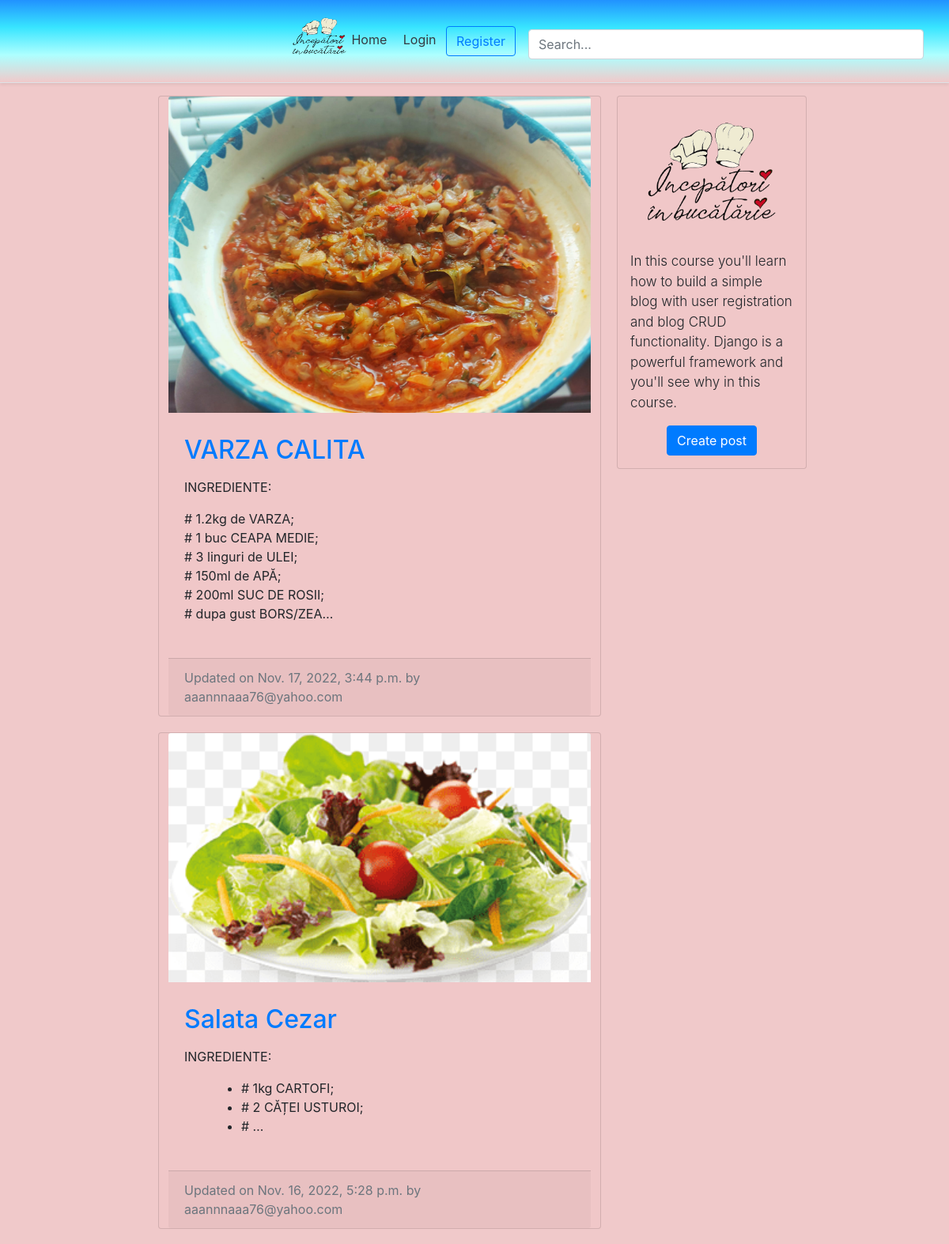
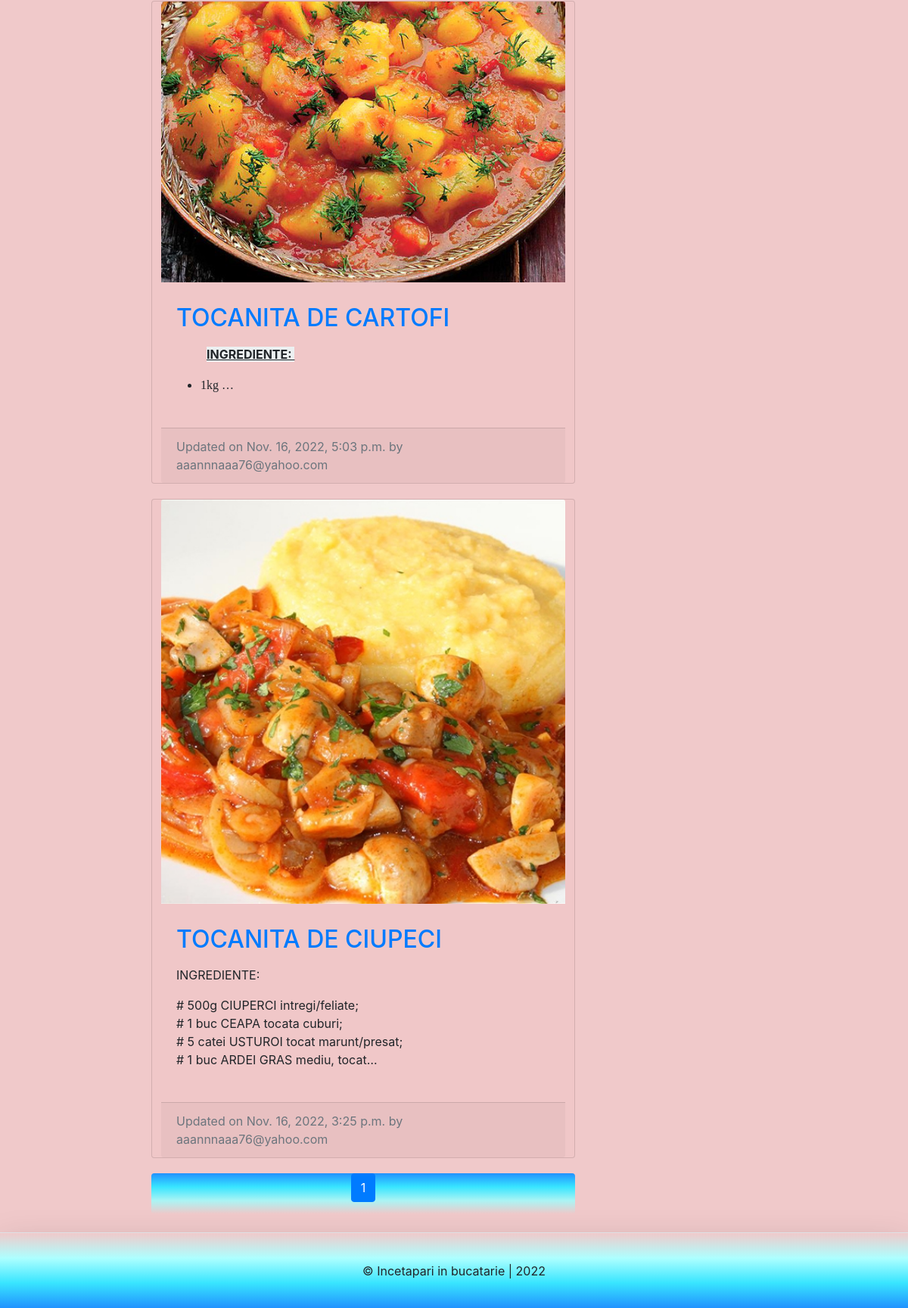
The page / on the database its author committed (2 pictures, top to bottom).
### blog/models.py (models this page shows, shortened)
class BlogPost(models.Model):
	title 					= models.CharField(max_length=50, null=False, blank=False, unique=True)
	body 					= RichTextField(blank=True, null=True)
	image		 			= models.ImageField(upload_to=upload_location, null=True, blank=True)
	date_published 			= models.DateTimeField(auto_now_add=True, verbose_name="date published")
	date_updated 			= models.DateTimeField(auto_now=True, verbose_name="date updated")
	author 					= models.ForeignKey(settings.AUTH_USER_MODEL, on_delete=models.CASCADE)
	slug 					= models.SlugField(blank=True, unique=True)

### account/models.py (models this page shows, shortened)
class Account(AbstractBaseUser):
    email                   = models.EmailField(verbose_name="email", max_length=60, unique=True)
    username                = models.CharField(max_length=30, unique=True)
    date_joined             = models.DateTimeField(verbose_name='date joined', auto_now_add=True)
    last_login              = models.DateTimeField(verbose_name='last login', auto_now=True)
    is_admin                = models.BooleanField(default=False)
    is_active               = models.BooleanField(default=True)
    is_staff                = models.BooleanField(default=False)
    is_superuser            = models.BooleanField(default=False)
    USERNAME_FIELD = 'email'
    REQUIRED_FIELDS = ['username']
    objects = MyAccountManager()
    def __str__(self):
        return self.email

### personal/views.py (the view)
# urls.py: path('', home_screen_view, name="home"),
def home_screen_view(request):
    context = {}
    query = ""
    if request.GET:
        query = request.GET.get('q', '')
        context['query'] = str(query)
    blog_posts = sorted(get_blog_queryset(query), key=attrgetter('date_updated'), reverse=True)
    context['blog_posts'] = blog_posts
    page = request.GET.get('page', 1)
    blog_posts_paginator = Paginator(blog_posts, BLOG_POSTS_PER_PAGE)
    try:
        blog_posts = blog_posts_paginator.page(page)
    except PageNotAnInteger:
        blog_posts = blog_posts_paginator.page(BLOG_POSTS_PER_PAGE)
    except EmptyPage:
        blog_posts = blog_posts_paginator.page(blog_posts_paginator.num_page)
    context['blog_posts'] = blog_posts
    return render(request, "personal/home.html", context)

### blog/views.py (called while the page is built)
def get_blog_queryset(query=None):
	queryset = []
	queries = query.split(" ")
	for q in queries:
		posts = BlogPost.objects.filter(
			Q(title__icontains=q)|
			Q(body__icontains=q)
			).distinct()
		for post in posts:
			queryset.append(post)
	return list(set(queryset))

### personal/templates/personal/home.html (shortened to what this page needs)
{% extends 'base.html' %}
{% load static %}
{% block content %}
<div class="container">
	<div class="row">
		<div class="left-column col-lg-7 offset-lg-1">
			{% if blog_posts %}
				{% for post in blog_posts %}
					<div class="blog-post-container">
						{% include 'blog/snippets/blog_post_snippet.html' with blog_post=post %}
					</div>
				{% endfor %}
			{% else %}
				<div class="blog-post-container">
					{% include 'blog/snippets/blog_post_snippet.html' with query=query %}
				</div>
			{% endif %}
			{% include 'blog/snippets/blog_post_pagination.html' with blog_post=blog_post %}
		</div>
		<div class="right-column col-lg-3 d-lg-flex d-none flex-column">
			<div class="card create-post-bar d-flex flex-column p-3">
				<img class="img-fluid d-block m-auto pb-2" src="{% static 'logo.png' %}" width="172" height="172">
				<p class="lead">In this course you'll learn how to build a simple blog with user registration and blog CRUD functionality. Django is a powerful
  					framework and you'll see why in this course.</p>
				<p class="m-auto"><a class="btn btn-primary" href="{% url 'blog:create' %}">Create post</a></p>
			</div>
		</div>
	</div>
</div>
{% endblock content %}

### blog/templates/blog/snippets/blog_post_snippet.html (shortened to what this page needs)
{% if blog_post %}
<div class="container">
	<div class="row">
		<div class="card m-auto">
			<a href="{% url 'blog:detail' post.slug %}">
				<img class="card-img-top" src="{{blog_post.image.url}}">
			</a>
			<div class="card-body mt-2 mb-2">
				<a href="{% url 'blog:detail' post.slug %}">
					<h2 class="card-title">{{blog_post.title}}</h2>
				</a>
				<p class="card-text">{{blog_post.body|safe|truncatechars:180}}</p>
			</div>
			<div class="card-footer text-muted">
			  Updated on {{blog_post.date_updated}} by {{blog_post.author}}
			</div>
		</div>
	</div>
</div>
{% endif %}

### templates/snippets/header.html (style rules this page uses)
.d-flex { background-image: linear-gradient(to bottom, #2192FF, #38E5ff, #9FFc, rgba(240,199, 200, 0.958)); }
.container { max-width: 960px; }
a { text-decoration: none; }

### templates/snippets/base_css.html (style rules this page uses)
body { Background-color: rgba(240,199, 200, 0.958); }

### personal/templates/personal/home.html (style rules this page uses)
@media (min-width: 768px) { .right-column { margin-left: 20px; } }
.blog-post-container { margin-bottom: 20px; width: 100%; }
.create-post-bar { background-color: #fff; margin-bottom:20px; }
.left-column { padding:0px; }
.right-column { padding:0px; }
.lead { font-size: 17px; }

### blog/templates/blog/snippets/blog_post_snippet.html (style rules this page uses)
.card { max-width: 700px; background: rgba(240, 199, 200); }
.card-body { padding: 20px; width: 100%; }

### rows shown on the page
BlogPost: image (picture), title "VARZA CALITA", body "INGREDIENTE: # 1.2kg de VARZA; # 1 buc CEAPA MEDIE; # 3 linguri de ULEI; # 150ml de APĂ; # 200ml SUC DE ROSII; # dupa gust BORS/ZEA…", date_updated "Nov. 17, 2022, 3:44 p.m.", author "aaannnaaa76@yahoo.com"
BlogPost: image (picture), title "Salata Cezar", body "INGREDIENTE: # 1kg CARTOFI; # 2 CĂȚEI USTUROI; # …", date_updated "Nov. 16, 2022, 5:28 p.m.", author "aaannnaaa76@yahoo.com"
BlogPost: image (picture), title "TOCANITA DE CARTOFI", body "INGREDIENTE: 1kg …", date_updated "Nov. 16, 2022, 5:03 p.m.", author "aaannnaaa76@yahoo.com"
BlogPost: image (picture), title "TOCANITA DE CIUPECI", body "INGREDIENTE: # 500g CIUPERCI intregi/feliate; # 1 buc CEAPA tocata cuburi; # 5 catei USTUROI tocat marunt/presat; # 1 buc ARDEI GRAS mediu, tocat…", date_updated "Nov. 16, 2022, 3:25 p.m.", author "aaannnaaa76@yahoo.com"

### other values the page prints
{{ i }} "1"
